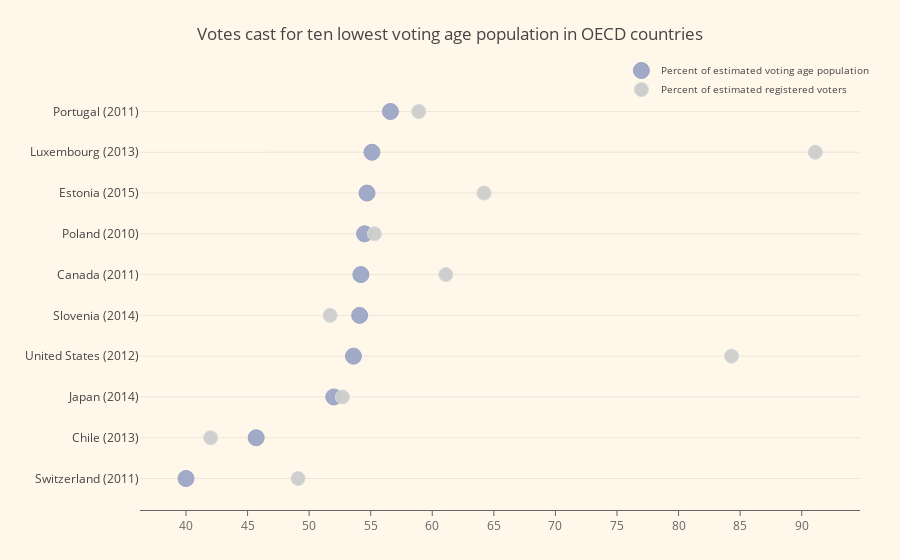

Notebook source saved alongside this figure:
### Markdown cell above
# Styled Categorical Dot Plot

### Code cell
country = ['Switzerland (2011)', 'Chile (2013)', 'Japan (2014)',
           'United States (2012)', 'Slovenia (2014)', 'Canada (2011)',
           'Poland (2010)', 'Estonia (2015)', 'Luxembourg (2013)', 'Portugal (2011)']
voting_pop = [40, 45.7, 52, 53.6, 54.1, 54.2, 54.5, 54.7, 55.1, 56.6]
reg_voters = [49.1, 42, 52.7, 84.3, 51.7, 61.1, 55.3, 64.2, 91.1, 58.9]

trace0 = go.Scatter(
    x=voting_pop,
    y=country,
    mode='markers',
    name='Percent of estimated voting age population',
    marker=dict(
        color='rgba(156, 165, 196, 0.95)',
        line=dict(
            color='rgba(156, 165, 196, 1.0)',
            width=1,
        ),
        symbol='circle',
        size=16,
    )
)
trace1 = go.Scatter(
    x=reg_voters,
    y=country,
    mode='markers',
    name='Percent of estimated registered voters',
    marker=dict(
        color='rgba(204, 204, 204, 0.95)',
        line=dict(
            color='rgba(217, 217, 217, 1.0)',
            width=1,
        ),
        symbol='circle',
        size=14,
    )
)

data = [trace0, trace1]
layout = go.Layout(
    title="Votes cast for ten lowest voting age population in OECD countries",
    xaxis=dict(
        showgrid=False,
        showline=True,
        linecolor='rgb(102, 102, 102)',
        titlefont=dict(
            color='rgb(204, 204, 204)'
        ),
        tickfont=dict(
            color='rgb(102, 102, 102)',
        ),
        showticklabels=True,
        dtick=5,
        ticks='outside',
        tickcolor='rgb(102, 102, 102)',
    ),
    margin=dict(
        l=140,
        r=40,
        b=50,
        t=80
    ),
    legend=dict(
        font=dict(
            size=10,
        ),
        yanchor='middle',
        xanchor='right',
    ),
    paper_bgcolor='rgb(254, 247, 234)',
    plot_bgcolor='rgb(254, 247, 234)',
    hovermode='closest',
)
fig = go.Figure(data=data, layout=layout)
plotly.offline.iplot(fig, filename='lowest-oecd-votes-cast')

### Figure 1 — Plotly figure (JSON) as saved in the notebook; plotly's stock layout.template omitted (floating-point values rounded to 4 significant figures)
{"data": [{"marker": {"color": "rgba(156, 165, 196, 0.95)", "line": {"color": "rgba(156, 165, 196, 1.0)", "width": 1}, "size": 16, "symbol": "circle"}, "mode": "markers", "name": "Percent of estimated voting age population", "type": "scatter", "uid": "0937aa8c-f4e7-48c1-bff3-4feca0f54ac5", "x": [40, 45.7, 52, 53.6, 54.1, 54.2, 54.5, 54.7, 55.1, 56.6], "y": ["Switzerland (2011)", "Chile (2013)", "Japan (2014)", "United States (2012)", "Slovenia (2014)", "Canada (2011)", "Poland (2010)", "Estonia (2015)", "Luxembourg (2013)", "Portugal (2011)"]}, {"marker": {"color": "rgba(204, 204, 204, 0.95)", "line": {"color": "rgba(217, 217, 217, 1.0)", "width": 1}, "size": 14, "symbol": "circle"}, "mode": "markers", "name": "Percent of estimated registered voters", "type": "scatter", "uid": "b75f1029-d601-4e66-82dc-7fcb9de60dc2", "x": [49.1, 42, 52.7, 84.3, 51.7, 61.1, 55.3, 64.2, 91.1, 58.9], "y": ["Switzerland (2011)", "Chile (2013)", "Japan (2014)", "United States (2012)", "Slovenia (2014)", "Canada (2011)", "Poland (2010)", "Estonia (2015)", "Luxembourg (2013)", "Portugal (2011)"]}], "layout": {"hovermode": "closest", "legend": {"font": {"size": 10}, "xanchor": "right", "yanchor": "middle"}, "margin": {"b": 50, "l": 140, "r": 40, "t": 80}, "paper_bgcolor": "rgb(254, 247, 234)", "plot_bgcolor": "rgb(254, 247, 234)", "title": "Votes cast for ten lowest voting age population in OECD countries", "xaxis": {"dtick": 5, "linecolor": "rgb(102, 102, 102)", "showgrid": false, "showline": true, "showticklabels": true, "tickcolor": "rgb(102, 102, 102)", "tickfont": {"color": "rgb(102, 102, 102)"}, "ticks": "outside", "titlefont": {"color": "rgb(204, 204, 204)"}}}}
